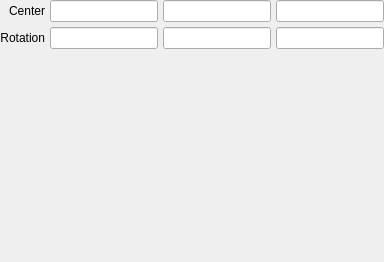
         <widget class="QWidget" name="cross_cap">
          <layout class="QGridLayout" name="gridLayout_33">
           <property name="margin">
            <number>0</number>
           </property>
           <property name="spacing">
            <number>5</number>
           </property>
           <item row="0" column="0">
            <widget class="QLabel" name="label_79">
             <property name="text">
              <string>Center</string>
             </property>
             <property name="alignment">
              <set>Qt::AlignRight|Qt::AlignTrailing|Qt::AlignVCenter</set>
             </property>
            </widget>
           </item>
           <item row="0" column="1">
            <widget class="LineEdit" name="lineedit_cross_cap_translation_x"/>
           </item>
           <item row="0" column="2">
            <widget class="LineEdit" name="lineedit_cross_cap_translation_y"/>
           </item>
           <item row="0" column="3">
            <widget class="LineEdit" name="lineedit_cross_cap_translation_z"/>
           </item>
           <item row="1" column="0">
            <widget class="QLabel" name="label_78">
             <property name="text">
              <string>Rotation</string>
             </property>
             <property name="alignment">
              <set>Qt::AlignRight|Qt::AlignTrailing|Qt::AlignVCenter</set>
             </property>
            </widget>
           </item>
           <item row="1" column="1">
            <widget class="LineEdit" name="lineedit_cross_cap_rotation_x"/>
           </item>
           <item row="1" column="2">
            <widget class="LineEdit" name="lineedit_cross_cap_rotation_y"/>
           </item>
           <item row="1" column="3">
            <widget class="LineEdit" name="lineedit_cross_cap_rotation_z"/>
           </item>
           <item row="2" column="1">
            <spacer name="verticalSpacer_29">
             <property name="orientation">
              <enum>Qt::Vertical</enum>
             </property>
             <property name="sizeHint" stdset="0">
              <size>
               <width>20</width>
               <height>213</height>
              </size>
             </property>
            </spacer>
           </item>
          </layout>
         </widget>
